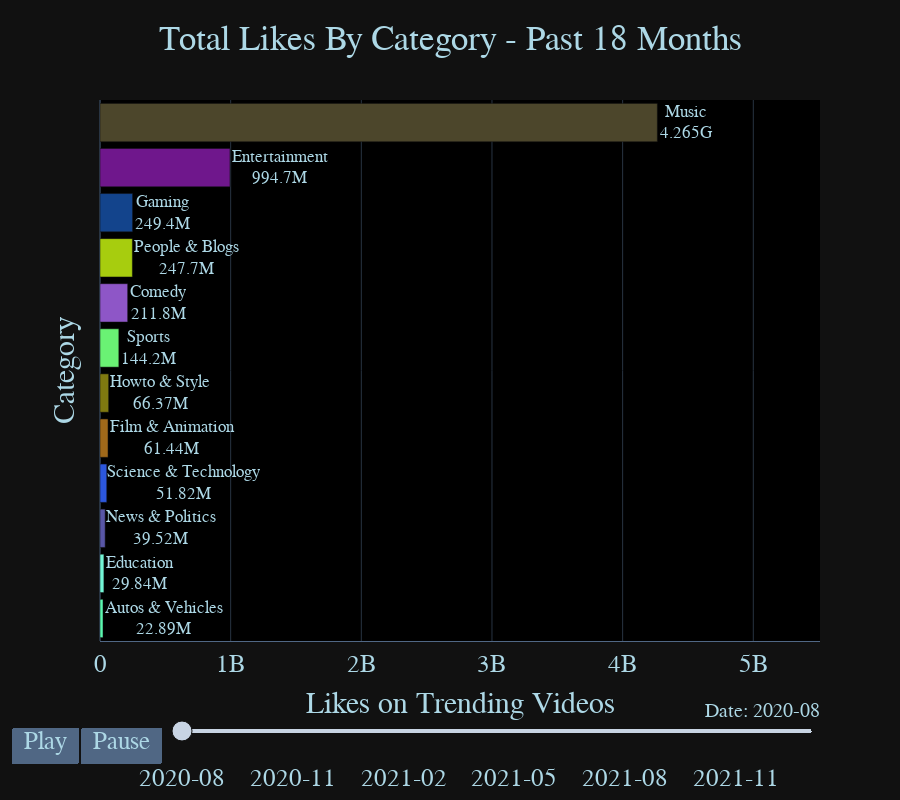

This figure's notebook cell:
### Code cell
racer2 = video_cat[['category', 'likes', 'trending_month']]
my_raceplot = racer(racer2, item_column='category', value_column='likes', time_column='trending_month')
my_raceplot.plot(title='Total Likes By Category - Past 18 Months',
                 item_label = 'Category',
                 value_label = 'Likes on Trending Videos',
                 frame_duration = 1200,
                 date_format = '%B, %Y')

### Figure 1 — Plotly figure (JSON) as saved in the notebook; plotly's stock layout.template omitted (floating-point values rounded to 4 significant figures)
{"data": [{"cliponaxis": false, "hoverinfo": "all", "marker": {"color": ["rgb(91, 248, 176)", "rgb(115, 246, 214)", "rgb(88, 86, 166)", "rgb(44, 87, 220)", "rgb(160, 105, 26)", "rgb(127, 121, 16)", "rgb(106, 242, 116)", "rgb(142, 86, 199)", "rgb(167, 205, 14)", "rgb(19, 68, 140)", "rgb(111, 23, 140)", "rgb(76, 70, 43)"]}, "orientation": "h", "textangle": 0, "textposition": "outside", "texttemplate": "%{y}<br>%{x:.4s}", "type": "bar", "x": [22887957, 29836668, 39523841, 51822490, 61440922, 66373497, 144214354, 211811566, 247735721, 249431877, 994705735, 4265475961], "y": ["Autos & Vehicles", "Education", "News & Politics", "Science & Technology", "Film & Animation", "Howto & Style", "Sports", "Comedy", "People & Blogs", "Gaming", "Entertainment", "Music"]}], "layout": {"bargap": 0.15, "font": {"color": "lightblue", "family": "Courier New Bold", "size": 25}, "height": 800, "plot_bgcolor": "black", "sliders": [{"active": 0, "currentvalue": {"font": {"size": 20}, "prefix": "Date: ", "visible": true, "xanchor": "right"}, "len": 0.9, "pad": {"b": 10, "t": 50}, "steps": [{"args": [["2020-08"], {"frame": {"duration": 1200, "redraw": false}, "mode": "immediate", "transition": {"duration": 1200}}], "label": "2020-08", "method": "animate"}, {"args": [["2020-09"], {"frame": {"duration": 1200, "redraw": false}, "mode": "immediate", "transition": {"duration": 1200}}], "label": "2020-09", "method": "animate"}, {"args": [["2020-10"], {"frame": {"duration": 1200, "redraw": false}, "mode": "immediate", "transition": {"duration": 1200}}], "label": "2020-10", "method": "animate"}, {"args": [["2020-11"], {"frame": {"duration": 1200, "redraw": false}, "mode": "immediate", "transition": {"duration": 1200}}], "label": "2020-11", "method": "animate"}, {"args": [["2020-12"], {"frame": {"duration": 1200, "redraw": false}, "mode": "immediate", "transition": {"duration": 1200}}], "label": "2020-12", "method": "animate"}, {"args": [["2021-01"], {"frame": {"duration": 1200, "redraw": false}, "mode": "immediate", "transition": {"duration": 1200}}], "label": "2021-01", "method": "animate"}, {"args": [["2021-02"], {"frame": {"duration": 1200, "redraw": false}, "mode": "immediate", "transition": {"duration": 1200}}], "label": "2021-02", "method": "animate"}, {"args": [["2021-03"], {"frame": {"duration": 1200, "redraw": false}, "mode": "immediate", "transition": {"duration": 1200}}], "label": "2021-03", "method": "animate"}, {"args": [["2021-04"], {"frame": {"duration": 1200, "redraw": false}, "mode": "immediate", "transition": {"duration": 1200}}], "label": "2021-04", "method": "animate"}, {"args": [["2021-05"], {"frame": {"duration": 1200, "redraw": false}, "mode": "immediate", "transition": {"duration": 1200}}], "label": "2021-05", "method": "animate"}, {"args": [["2021-06"], {"frame": {"duration": 1200, "redraw": false}, "mode": "immediate", "transition": {"duration": 1200}}], "label": "2021-06", "method": "animate"}, {"args": [["2021-07"], {"frame": {"duration": 1200, "redraw": false}, "mode": "immediate", "transition": {"duration": 1200}}], "label": "2021-07", "method": "animate"}, {"args": [["2021-08"], {"frame": {"duration": 1200, "redraw": false}, "mode": "immediate", "transition": {"duration": 1200}}], "label": "2021-08", "method": "animate"}, {"args": [["2021-09"], {"frame": {"duration": 1200, "redraw": false}, "mode": "immediate", "transition": {"duration": 1200}}], "label": "2021-09", "method": "animate"}, {"args": [["2021-10"], {"frame": {"duration": 1200, "redraw": false}, "mode": "immediate", "transition": {"duration": 1200}}], "label": "2021-10", "method": "animate"}, {"args": [["2021-11"], {"frame": {"duration": 1200, "redraw": false}, "mode": "immediate", "transition": {"duration": 1200}}], "label": "2021-11", "method": "animate"}, {"args": [["2021-12"], {"frame": {"duration": 1200, "redraw": false}, "mode": "immediate", "transition": {"duration": 1200}}], "label": "2021-12", "method": "animate"}, {"args": [["2022-01"], {"frame": {"duration": 1200, "redraw": false}, "mode": "immediate", "transition": {"duration": 1200}}], "label": "2022-01", "method": "animate"}], "transition": {"duration": 300, "easing": "cubic-in-out"}, "x": 0.1, "xanchor": "left", "y": 0, "yanchor": "top"}], "title": {"font": {"color": "lightblue", "family": "Courier New Bold", "size": 35}, "text": "Total Likes By Category - Past 18 Months", "x": 0.5}, "updatemenus": [{"buttons": [{"args": [null, {"frame": {"duration": 1200, "redraw": false}, "fromcurrent": true, "transition": {"duration": 1200, "easing": "quadratic-in-out"}}], "label": "Play", "method": "animate"}, {"args": [[null], {"frame": {"duration": 0, "redraw": false}, "mode": "immediate", "transition": {"duration": 0}}], "label": "Pause", "method": "animate"}], "direction": "left", "pad": {"r": 10, "t": 87}, "showactive": false, "type": "buttons", "x": 0.1, "xanchor": "right", "y": 0, "yanchor": "top"}], "xaxis": {"range": [0, 5510453522], "showline": true, "showticklabels": true, "title": {"text": "Likes on Trending Videos"}, "visible": true}, "yaxis": {"showline": false, "showticklabels": false, "title": {"text": "Category"}, "visible": true}}}
